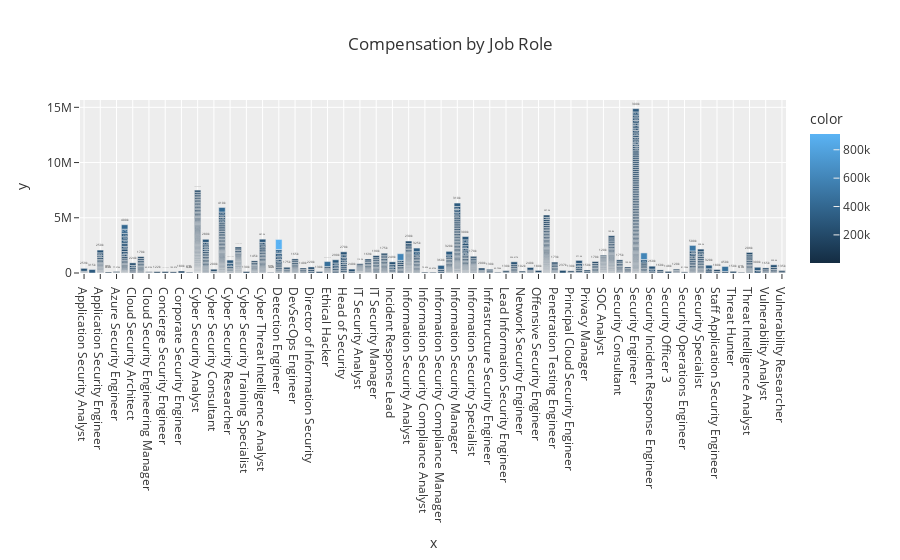

Write notebook code for a chart like this one.
### Code cell
# All roles; the diagram isn't clear to read
fig = px.bar(x = sal_title["job_title"], y = sal_title["salary_in_usd"], text_auto = True,
             color = sal_title["salary_in_usd"], title = "Compensation by Job Role", template = 'ggplot2')
fig.show()

### Figure 1 — Plotly figure (JSON) as saved in the notebook; plotly's stock layout.template omitted (floating-point values rounded to 4 significant figures; data arrays with more than 128 entries replaced by an {"elided": "..."} marker saying what was removed)
{"data": [{"alignmentgroup": "True", "hovertemplate": "x=%{x}<br>y=%{y}<br>color=%{marker.color}<extra></extra>", "legendgroup": "", "marker": {"color": {"elided": "1016 int values"}, "coloraxis": "coloraxis", "pattern": {"shape": ""}}, "name": "", "offsetgroup": "", "orientation": "v", "showlegend": false, "textposition": "auto", "texttemplate": "%{y}", "type": "bar", "x": {"elided": "1016 str values"}, "xaxis": "x", "y": {"elided": "1016 int values"}, "yaxis": "y"}], "layout": {"autosize": true, "barmode": "relative", "coloraxis": {"colorbar": {"title": {"text": "color"}}, "colorscale": [[0, "rgb(20,44,66)"], [1, "rgb(90,179,244)"]]}, "legend": {"tracegroupgap": 0}, "title": {"text": "Compensation by Job Role"}, "xaxis": {"anchor": "y", "autorange": true, "domain": [0, 1], "range": [-0.5, 86.5], "title": {"text": "x"}, "type": "category"}, "yaxis": {"anchor": "x", "autorange": true, "domain": [0, 1], "range": [0, 15660000.0], "title": {"text": "y"}, "type": "linear"}}}
